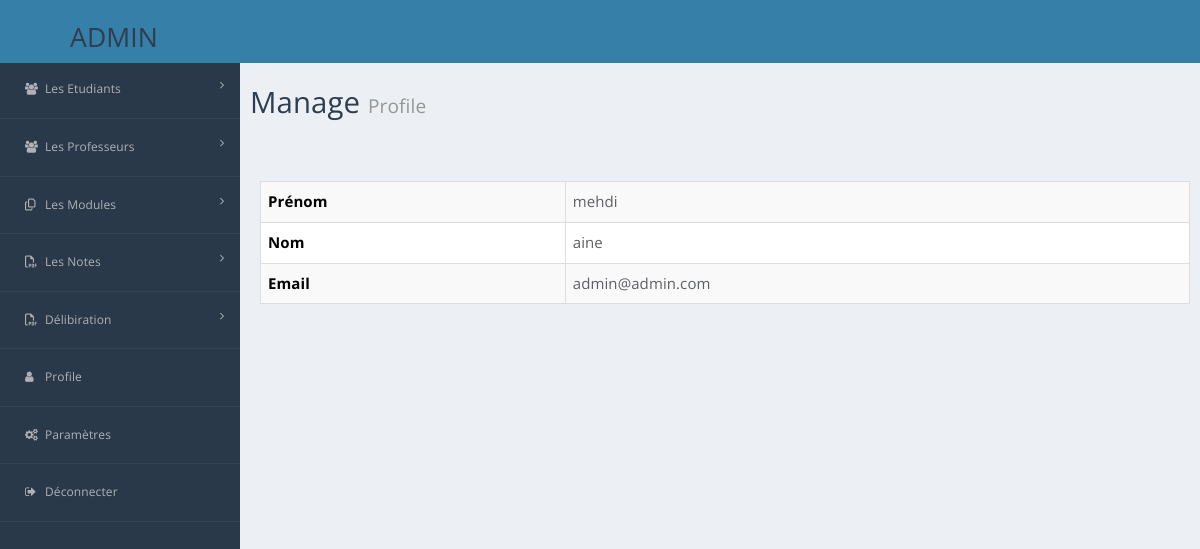
The app's page /profile.php (signed in) with its own data.
### tables this page shows
create table users(
id_user int not null auto_increment primary key,
nom varchar(25) not null, 
prenom varchar(25) not null,
username varchar(25) not null,
password varchar(25) not null
);

### controllers/DAO.php (called while the page is built, shortened)
<?php
class DAO{
	public function connexion(){
		$pdo = new PDO('mysql:host=127.0.0.1;dbname=gestionetud','root','20192020');
		return $pdo;
	}
	public function GetUser($username){
		$bdd=$this->connexion();
		$reponse=$bdd->prepare("SELECT * from users where username= ?");
		$reponse->execute([$username]);
		$lst=[];
		while($ligne=$reponse->fetch()){
			 $lst[]=[$ligne[0],$ligne[1],$ligne[2],$ligne[3],$ligne[4]];
	   }
		return $lst;
	}
}
?>

### profile.php (the view, shortened to what this page needs)
<?php
include("controllers/DAO.php");
$dao=new DAO();
if( !isset($_SESSION['nono']) && !$dao->User($nono) ){
	header("location:login.php?erreur=1");
	die();
}
else{
    $nono=$_SESSION['nono'];
}
?>
<!DOCTYPE html>
<html lang="en">
<head>
    <link rel='stylesheet prefetch' href='http://ajax.googleapis.com/ajax/libs/jqueryui/1.11.2/themes/smoothness/jquery-ui.css'>
    <link rel="stylesheet" href="css/bootstrap.min.css">
</head>
<body>
    <?php include('models/sidemenubar.php');?>
    <div class="Main">
<div class="content-wrapper">
  <section class="content-header">
    <h1>
      Manage
      <small>Profile</small>
    </h1>
  </section>
  <section class="content">
      <div class="col-md-12 col-xs-12">
        <div class="box">
        <br><br>
          <div class="box-body" style="background-color: white; font-size:15px;">
          <table id="manageTable" class="table table-bordered table-striped">
              <?php
              $cmd = $dao->GetUser($nono);
                foreach($cmd as $c)
                    {
                    echo'
                    <tr>
                    <th style="color: black;">Prénom</th>
                    <td>'.$c[1].'</td>
                    </tr>
                    <tr>
                    <th style="color: black;">Nom</th>
                    <td>'.$c[2].'</td>
                    </tr>
                    <tr>
                    <th style="color: black;">Email</th>
                    <td>'.$c[3].'</td>
                    </tr>
                    ';
                    }
                ?>
          </table>
          </div>
        </div>
      </div>
  </section>
</div>
</div>
</body>
</html>

### models/sidemenubar.php (style rules this page uses)
body { background-color: #ECF0F5; color: #5D5F63; font-family: 'Open Sans', sans-serif; padding: 0; margin: 0; text-rendering: optimizeLegibility; -webkit-font-smoothing: antialiased; }
.Main { margin-left: 250px; }

### records on screen
users: nom "mehdi", prenom "aine", username "admin@admin.com"
